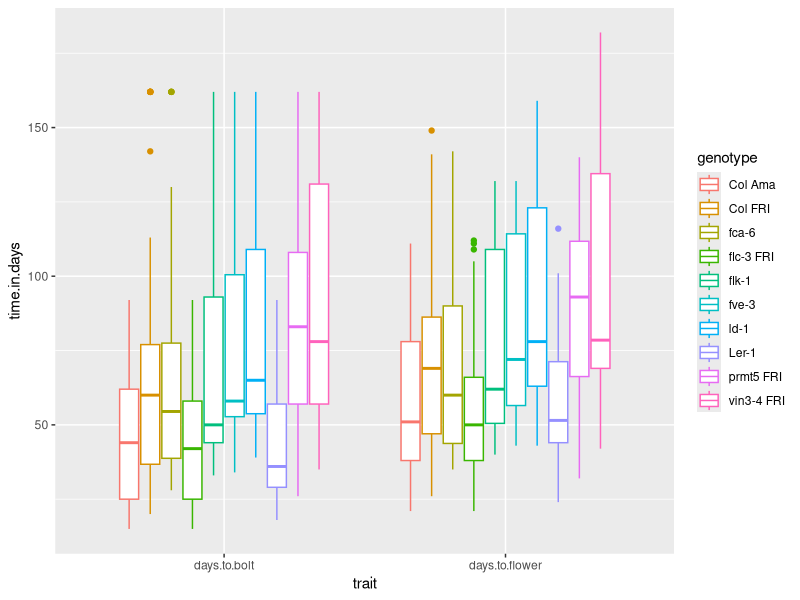
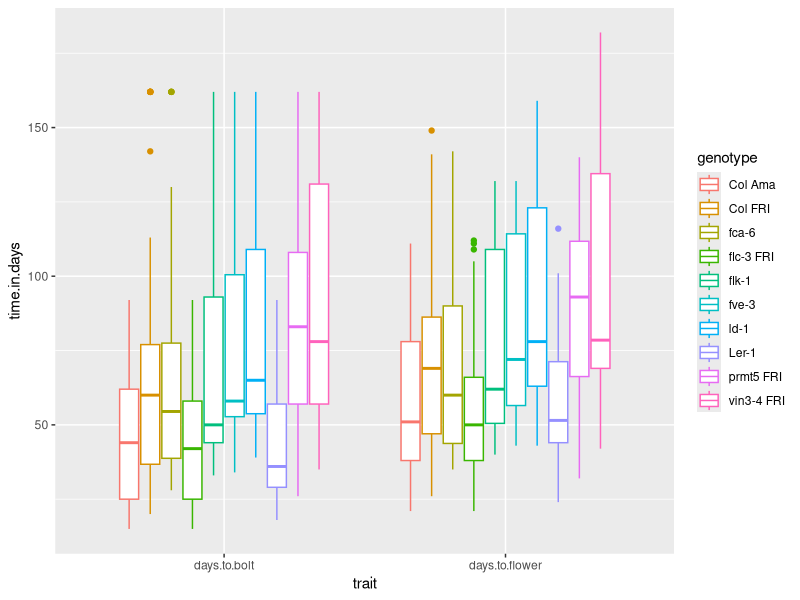
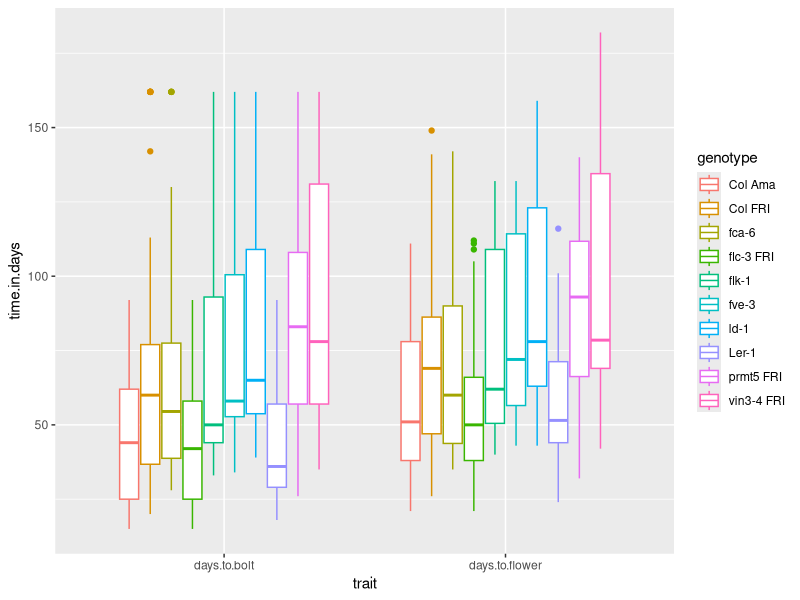
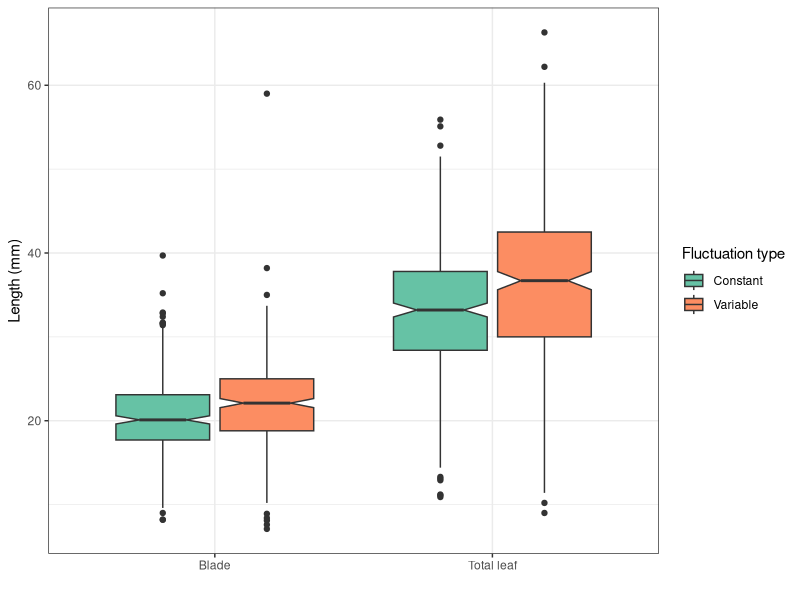
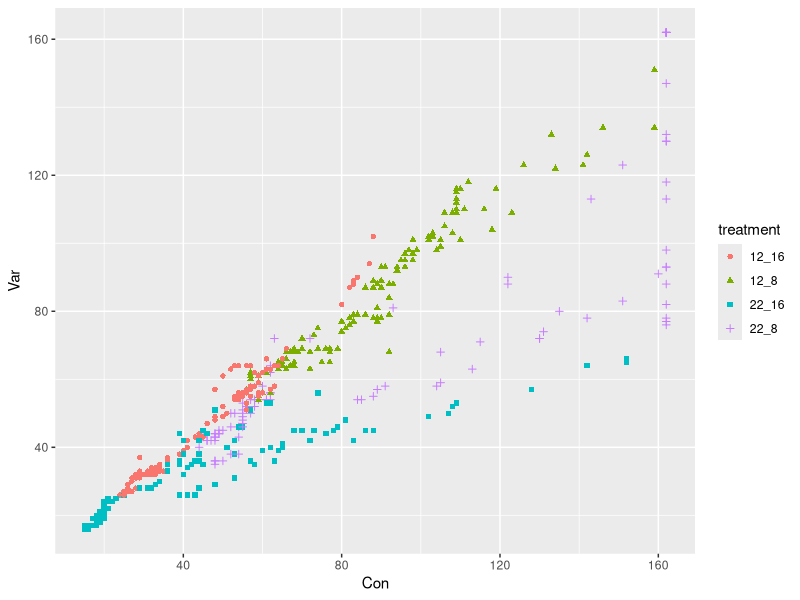
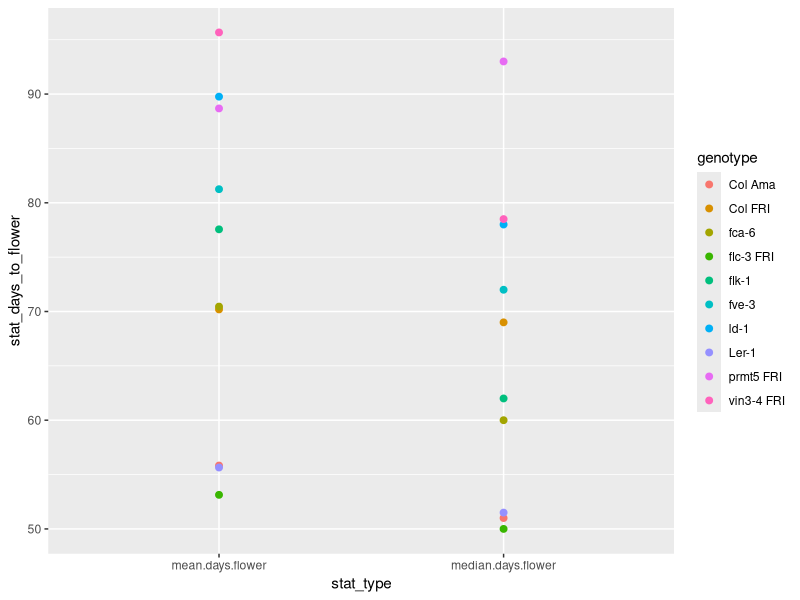
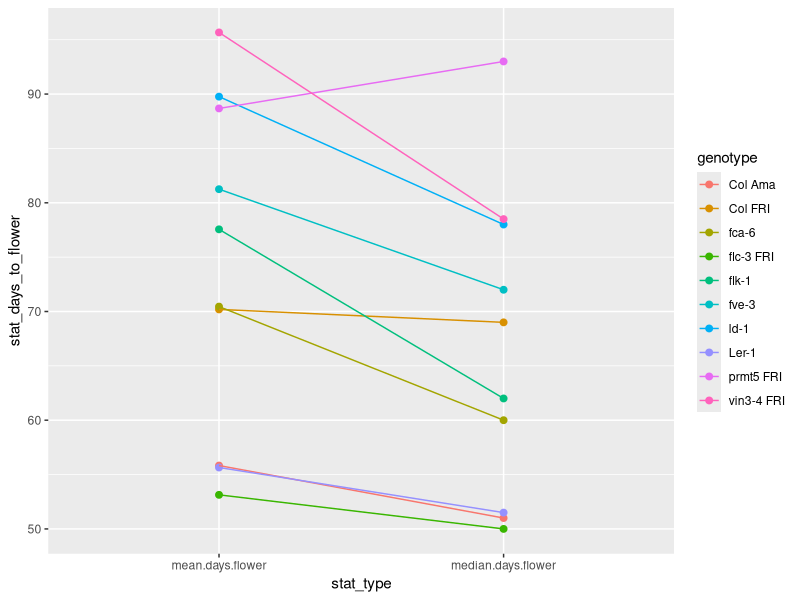
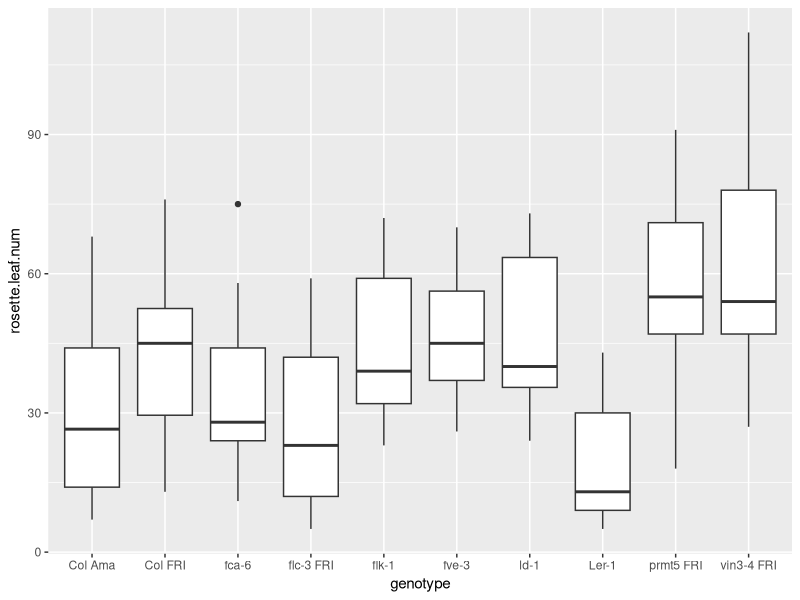

Recreate these plots in R, in order.
## ---- chunk 1
knitr::opts_chunk$set(echo = TRUE)
## ---- chunk 2
# Chargez la librairie `tidyverse`

# changer votre répertoire de travail pour être dans le repertoire de la session 5

# Importer `burghardt_et_al_2015_expt1.txt` et mettez le dans un objet appelé `expt1`

## ---- chunk 3
# Chargez la librairie `tidyverse` (aide: utilisez la fonction `library()`)
library(tidyverse)

# Importer `burghardt_et_al_2015_expt1.txt` et mettez le dans un objet appelé `expt1`
#(aide: utilisez la fonction `read_tsv()`)

expt1 <- read_tsv("../data/burghardt_et_al_2015_expt1.txt")

## ---- chunk 4
gather(expt1, "trait", "time.in.days", days.to.bolt, days.to.flower) %>% 
  ggplot(aes(x=trait, y=time.in.days, color=genotype)) +
  geom_boxplot()
## ---- chunk 5
expt1_long <- pivot_longer(expt1, names_to = "trait", values_to = "time.in.days", cols=c(days.to.bolt, days.to.flower))
## ---- chunk 6
ggplot(expt1_long, aes(x=trait, y=time.in.days, color=genotype)) +
  geom_boxplot()
## ---- chunk 7
ggplot(expt1_long, aes(x=trait, y=time.in.days, color=genotype)) +
  geom_boxplot()

ggsave("boxplot_daystobolt_daystoflower_genotypes.pdf")
## ---- chunk 8

pivot_longer(expt1, names_to = "trait", values_to = "length.mm", cols=c(blade.length.mm, total.leaf.length.mm)) %>% 
  ggplot(aes(x=trait, y=length.mm, fill=fluctuation)) +
  geom_boxplot(notch=TRUE) +
  scale_fill_brewer(palette = "Set2", labels = c("Con"="Constant", "Var"="Variable"), 
                    name="Fluctuation type") +
  theme_bw() +
  scale_x_discrete(name="",labels=c("blade.length.mm"="Blade","total.leaf.length.mm"="Total leaf")) +
  ylab("Length (mm)")


## ---- chunk 9

expt1_subset <- select(expt1, plant_nb:vernalization, days.to.bolt)


## ---- chunk 10

expt1_wide <- pivot_wider(expt1_subset, names_from =fluctuation,  values_from =  days.to.bolt)


## ---- chunk 11

unite(expt1_wide, "treatment", temperature, day.length) %>% 
ggplot(aes(x=Con, y=Var, col=treatment, shape=treatment)) +
  geom_point()


## ---- chunk 12
band_members
## ---- chunk 13
band_instruments
## ---- chunk 14
left_join(band_members, band_instruments, by="name")
## ---- chunk 15
inner_join(band_members, band_instruments, by="name")
## ---- chunk 16

group_by(expt1, genotype) %>% 
summarise(mean.days.to.flower = mean(days.to.flower, na.rm = TRUE))

## ---- chunk 17

group_by(expt1, genotype, temperature) %>% 
summarise(mean.days.flower = mean(days.to.flower, na.rm = TRUE),
          sd.days.flower = sd(days.to.flower, na.rm = TRUE),
          median.days.flower = median(days.to.flower, na.rm = TRUE))
## ---- chunk 18

group_by(expt1, genotype) %>% 
summarise(n.obs = n())
## ---- chunk 19

count(expt1, genotype)

## ---- chunk 20

group_by(expt1, genotype) %>% 
summarise(mean.days.flower = mean(days.to.flower, na.rm = TRUE),
          sd.days.flower = sd(days.to.flower, na.rm = TRUE),
          median.days.flower = median(days.to.flower, na.rm = TRUE)) %>% 
  gather(key="stat_type",value="stat_days_to_flower", mean.days.flower,median.days.flower) %>% 
  ggplot(aes(x=stat_type,y=stat_days_to_flower, col=genotype))+
  geom_point(size=2)
## ---- chunk 21

group_by(expt1, genotype) %>% 
summarise(mean.days.flower = mean(days.to.flower, na.rm = TRUE),
          sd.days.flower = sd(days.to.flower, na.rm = TRUE),
          median.days.flower = median(days.to.flower, na.rm = TRUE)) %>% 
  gather(key="stat_type",value="stat_days_to_flower", mean.days.flower,median.days.flower) %>% 
  ggplot(aes(x=stat_type,y=stat_days_to_flower, col=genotype))+
  geom_point(size=2) +
  geom_line(aes(group=genotype))
## ---- chunk 22

  ggplot( expt1, aes(genotype, rosette.leaf.num)) +
  geom_boxplot()
## ---- chunk 23

group_by(expt1, genotype) %>% 
  summarise(n.obs=n()) %>% 
  mutate(n.obs=paste("n =",n.obs)) %>% 
  inner_join(expt1, by="genotype") %>% 
  ggplot( aes(genotype, rosette.leaf.num)) +
  geom_boxplot() +
  geom_text(aes(label=n.obs, x=genotype, y=0))
## ---- chunk 24

group_by(expt1, genotype, fluctuation) %>% 
  summarise(n.obs=n()) %>% 
  mutate(n.obs=paste("n =",n.obs)) %>% 
  inner_join(expt1, by=c("genotype", "fluctuation")) %>% 
  ggplot( aes(genotype, rosette.leaf.num, fill=fluctuation)) +
  geom_boxplot() +
  geom_text(aes(label=n.obs, x=genotype, y=-2),position=position_dodge(0.8), angle=45)
## ---- chunk 25
filter(expt1, temperature==22, day.length==16) %>% 
ggplot(aes(x=genotype, y=days.to.bolt, fill=fluctuation)) +
  geom_boxplot()

## ---- chunk 26
# Convertissons genotype dans expt1 en facteurs:
factor(expt1$genotype)
## ---- chunk 27
factor(expt1$genotype, levels = c("Ler-1", "fca-6", "Col Ama", "flc-3 FRI", "Col FRI", "ld-1", "flk-1",
                                  "fve-3", "prmt5 FRI","vin3-4 FRI"))
## ---- chunk 28

mutate(expt1, genotype = factor(genotype, levels = c("Ler-1", "fca-6", "Col Ama", "flc-3 FRI", "Col FRI",
                                                     "ld-1", "flk-1", "fve-3", "prmt5 FRI","vin3-4 FRI"))) %>% 
  filter( temperature==22, day.length==16) %>%
  ggplot(aes(x=genotype, y=days.to.bolt, fill=fluctuation)) +
  geom_boxplot()
## ---- chunk 29

  filter(expt1, temperature==22, day.length==16) %>% 
  mutate( genotype = fct_reorder(genotype, days.to.bolt)) %>% 
  ggplot(aes(x=genotype, y=days.to.bolt, fill=fluctuation)) +
  geom_boxplot()

